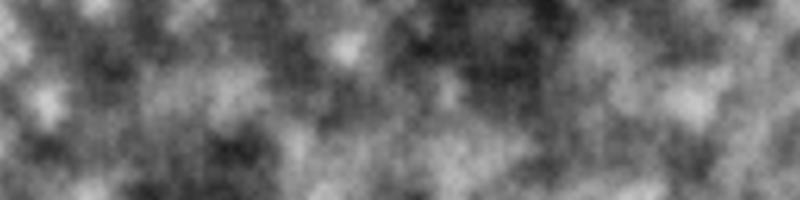
Frame 1 (no input)
Frame 2 (the mouse pressed at the canvas centre, redrawn once): identical to frame 1, image omitted

The Processing sketch that drew this single still picture (run headless with seeded random() and noise(); the mouse was pressed at the canvas centre and the sketch redrawn once):

// Processing sketch: Noise2D
// ── Noise2D.pde
// Daniel Shiffman
// The Nature of Code
// http://natureofcode.com

float increment = 0.02;

void setup() {
  size(800,200);
  noLoop();
}

void draw() {
  background(0);
  
  // Optional: adjust noise detail here
  // noiseDetail(8,0.65f);
  
  loadPixels();

  float xoff = 0.0; // Start xoff at 0
  
  // For every x,y coordinate in a 2D space, calculate a noise value and produce a brightness value
  for (int x = 0; x < width; x++) {
    xoff += increment;   // Increment xoff 
    float yoff = 0.0;   // For every xoff, start yoff at 0
    for (int y = 0; y < height; y++) {
      yoff += increment; // Increment yoff
      
      // Calculate noise and scale by 255
      float bright = noise(xoff,yoff)*255;

      // Try using this line instead
      //float bright = random(0,255);
      
      // Set each pixel onscreen to a grayscale value
      pixels[x+y*width] = color(bright);
    }
  }
  
  updatePixels();
}
